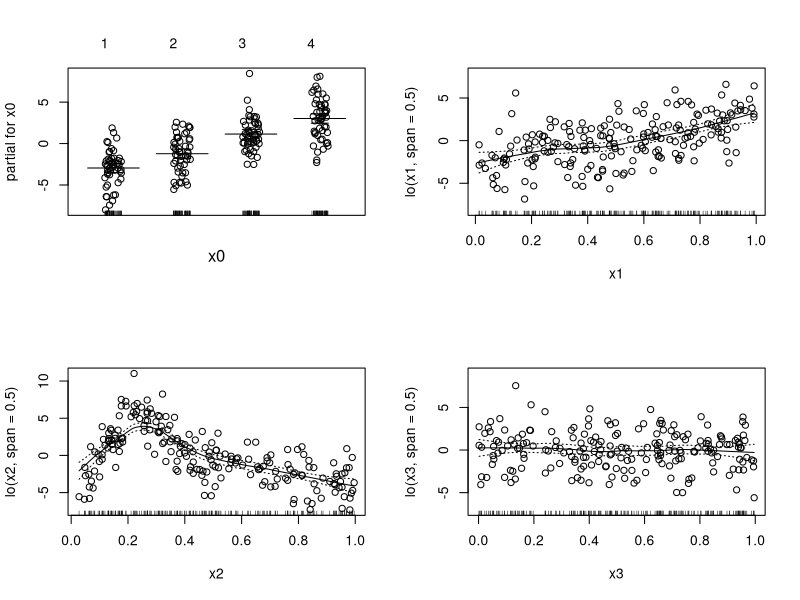
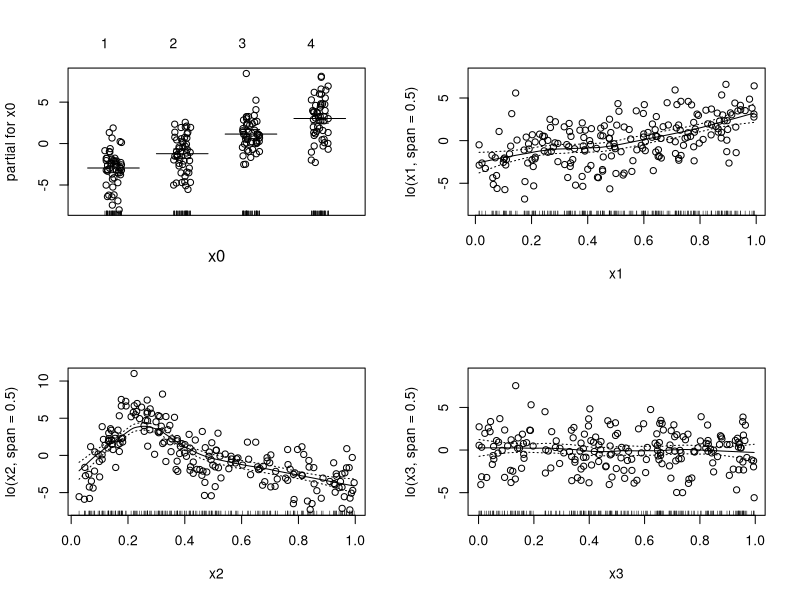

These figures' R source, in order:
## gam.R


require(gam)
?gam
?lo
?s


set.seed(0)
## fake some data...
f1 <- function(x) {exp(2 * x)}
f2 <- function(x) {
  0.2*x^11*(10*(1 - x))^6 + 10*(10*x)^3*(1 - x)^10
}
f3 <- function(x) {x*0}

n<-200
sig2<-4
x0 <- rep(1:4,50)
x1 <- runif(n, 0, 1)
x2 <- runif(n, 0, 1)
x3 <- runif(n, 0, 1)
e <- rnorm(n, 0, sqrt(sig2))
y <- 2*x0 + f1(x1) + f2(x2) + f3(x3) + e
x0 <- factor(x0)
dat.02 <- data.frame(y, x0, x1, x2, x3)

gam.00 <- gam(y ~ x0 + lo(x1, span = 0.5) + lo(x2, span = 0.5) + lo(x3, span = 0.5), data = dat.02)
windows(10, 10)
par(mfrow = c(2, 2))
plot(gam.00, residuals = TRUE, se = TRUE, cex = 1, scale = 16)
summary(gam.00)

gam.01 <- gam(y ~ x0 + lo(x1, span = 0.5) + lo(x2, span = 0.1) + lo(x3, span = 0.5), data = dat.02)
windows(10, 10)
par(mfrow = c(2, 2))
plot(gam.00, residuals = TRUE, se = TRUE, cex = 1, scale = 16)
summary(gam.01)
